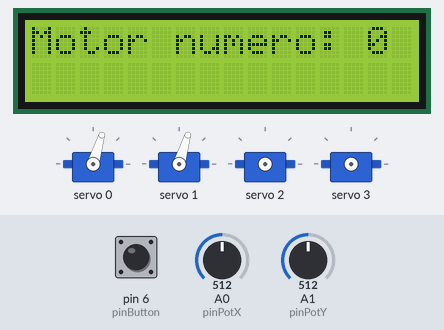
Recording of a sketch running on a simulated Arduino Uno, built with avr-gcc and run on an emulated ATmega328P. Parts: 16×2 character LCD, 4 × servo. The inputs (shaded band) are chosen by the test bench; at power-on: pin 6 (pinButton) HIGH, A0 (pinPotX) = 512, A1 (pinPotY) = 512.

Above: at 1.2 s.
1.3 s: pin 6 (pinButton) pulled LOW for 1 s
At 1.98 s:
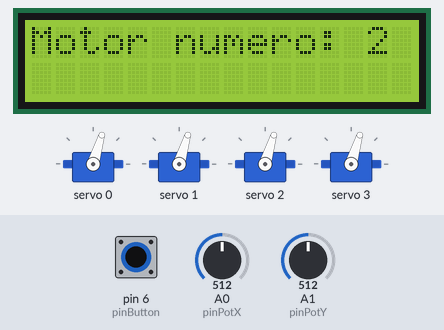
3.8 s: A0 (pinPotX) set to 716
At 4.5 s:
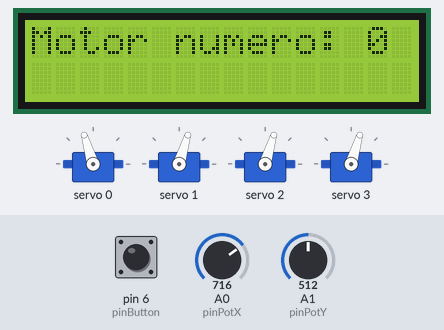
5.3 s: A1 (pinPotY) set to 716
At 5.6 s:
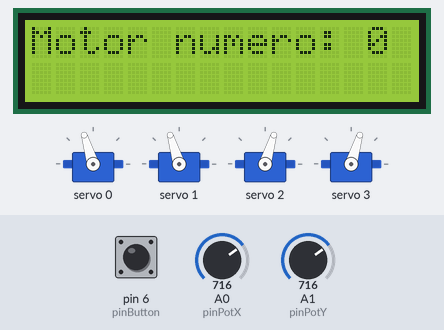
6.8 s: pin 6 (pinButton) pulled LOW for 0.15 s
At 8.1 s:
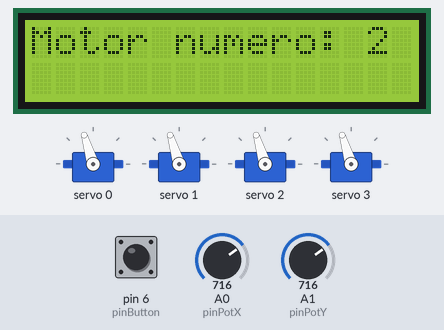
8.5 s: A0 (pinPotX) set to 900
At 9.3 s:
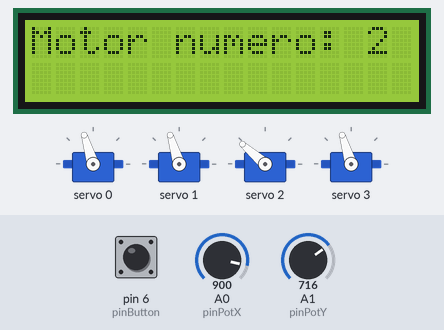
10.0 s: A1 (pinPotY) set to 900
At 10.4 s:
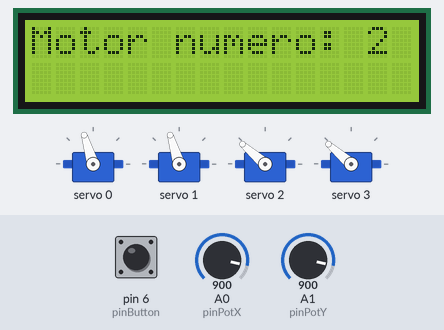
Timing chart, 0 to 12.5 s (numbered marks = the images above; inputs shaded):
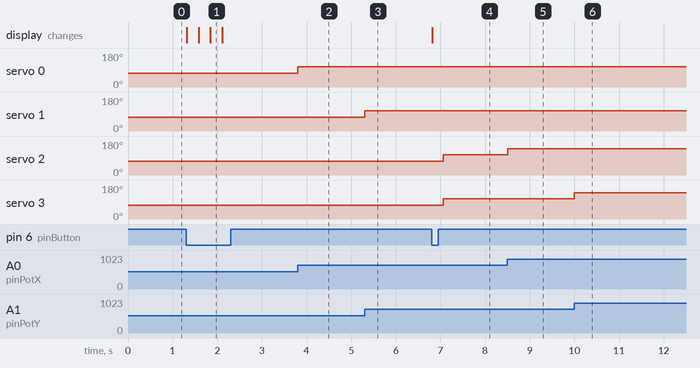

The sketch:

Main.ino
```cpp
#include <Adafruit_PWMServoDriver.h>
#include <Wire.h>
#include <LiquidCrystal_I2C.h>

//SERVO
Adafruit_PWMServoDriver pwm = Adafruit_PWMServoDriver();

#define SERVOMIN  80
#define SERVOMAX  450

uint8_t servonum = 0;


//PANTALLA
LiquidCrystal_I2C lcd(0x26, 16, 2);

//STICK
int pinPotX = A0;
int pinPotY = A1;
int valorPotX = 0;
int valorPotY = 0;

int pinButton = 6;
int stateButton = 0;


void setup()
{
    lcd.init();
    lcd.backlight();

    pinMode(pinButton, INPUT_PULLUP);

    pwm.begin();
    pwm.setPWMFreq(50);

    lcd.setCursor(0,0);
    lcd.print("Motor numero: ");
    lcd.print(servonum);
}

void loop()
{

    if(!digitalRead(pinButton)){
        servonum += 2;
        servonum = servonum % 4;

        lcd.setCursor(0,0);
        lcd.print("Motor numero: ");
        lcd.print(servonum);

        delay(250);
    }

    controlServo(pinPotX, valorPotX,servonum);
    controlServo(pinPotY, valorPotY,servonum+1);

}

void controlServo(int pin, int valor, int numServo){
    valor = analogRead(pin);
    valor = map(valor, 0, 1023, SERVOMIN, SERVOMAX);
    pwm.setPWM(numServo, 0, valor);
}
```

Measured:
- after the input at 1.3 s, the display: changes at once (image 1)
- after the input at 3.8 s, servo 0: 73° → 107° at once
- after the input at 5.3 s, servo 1: 73° → 107° at once
- after the input at 6.8 s, servo 2, servo 3: 73° → 107° after 0.27 s; the display: changes at once (image 4)
- after the input at 8.5 s, servo 2: 107° → 139° at once
- after the input at 10.0 s, servo 3: 107° → 139° at once
